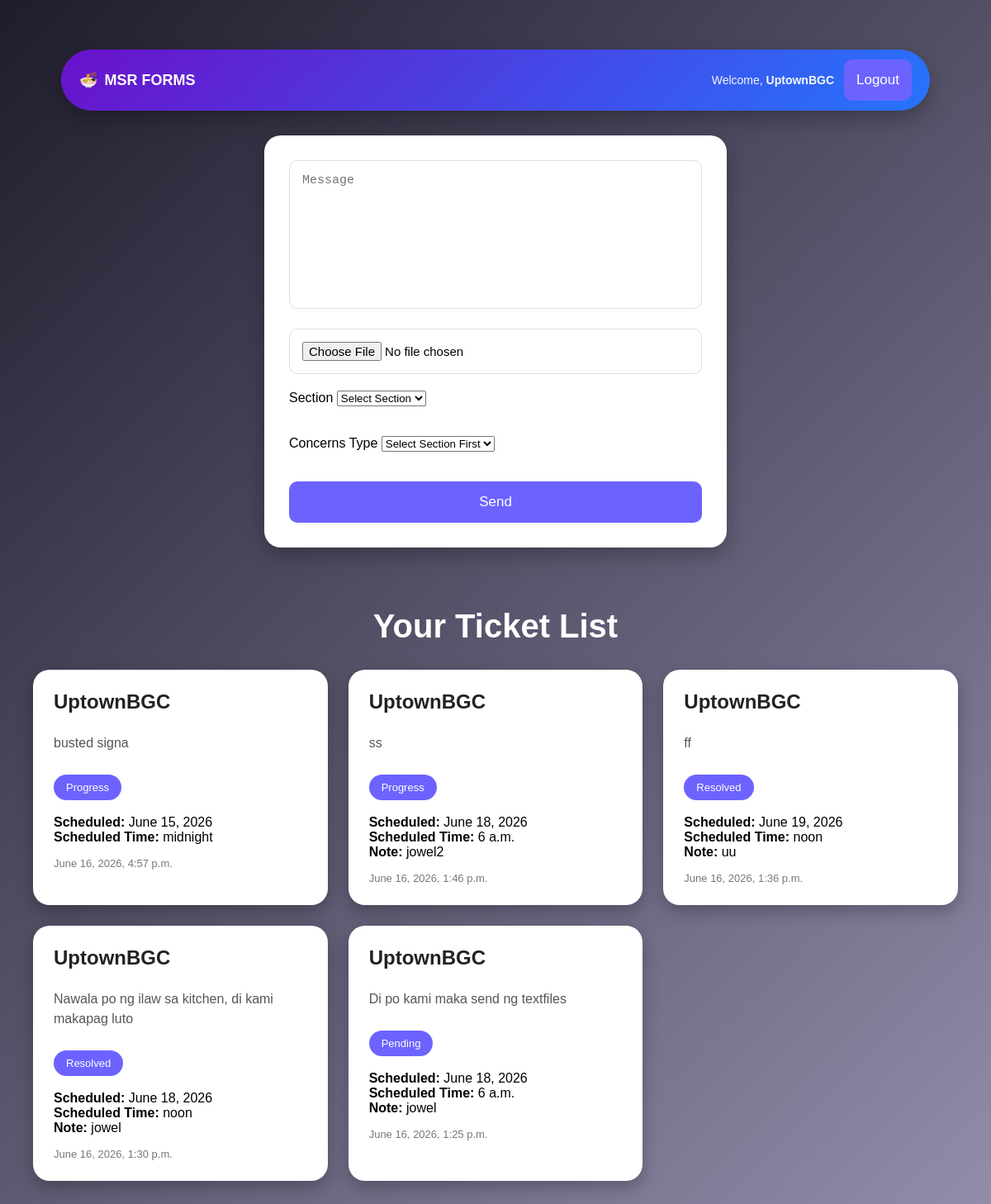
Page / (signed in) on the committed database.
### tickets/models.py (models this page shows, shortened)
class Ticket(models.Model):
    status_choices = [
    ('pending', 'Pending'),
    ('progress', 'In Progress'),
    ('resolved', 'Resolved'),
    ]
    PRIORITY_CHOICES = [
    ('Low', 'Low'),
    ('Medium', 'Medium'),
    ('High', 'High'),
    ]
    user = models.ForeignKey(User, on_delete=models.CASCADE)
    email = models.EmailField()
    title = models.CharField(max_length=100)
    message = models.TextField()
    status = models.CharField(max_length=20,choices=status_choices, default='pending')
    attachment = models.FileField(upload_to='tickets/', null=True, blank=True)
    created_at = models.DateTimeField(auto_now_add=True)
    section = models.ForeignKey(Section, on_delete=models.CASCADE, related_name="tickets", null=True, blank=True)
    priority = models.CharField(max_length=20, choices=PRIORITY_CHOICES, default='Medium')
    concern_type = models.ForeignKey(ConcernType, on_delete=models.SET_NULL, null=True, blank=True)
    scheduled_date = models.DateField(null=True, blank=True)
    scheduled_time = models.TimeField(null=True, blank=True)
    admin_note = models.TextField(blank=True, null=True)
    outlet = models.CharField(max_length=50)

### tickets/views.py (the view, shortened to what this page needs)
# urls.py: path("", views.home, name="home"),
@login_required(login_url='login')
def home(request):
    tickets = Ticket.objects.filter(
        user=request.user
    ).order_by('-created_at')
    sections = Section.objects.all()
    concerns = ConcernType.objects.all()
    return render(request, 'home.html', {
        'tickets': tickets,
        'sections': sections,
        'concerns': concerns
    })

### tickets/templates/home.html (shortened to what this page needs)
{% load static %}
<!DOCTYPE html>
<html>
<head>
    <link rel="stylesheet" href="{% static 'css/style.css' %}">
</head>
<body>
<div class="topbar">
    <div class="logo">
        🍜 <span>MSR FORMS</span>
    </div>
    <div class="user-area">
        <span class="welcome">
            Welcome, <strong>{{ request.user.username }}</strong>
        </span>
        <form action="{% url 'logout' %}" method="POST" class="logout-form">
            <button type="submit" class="logout-btn">
                Logout
            </button>
        </form>
    </div>
</div>
<div class="container1">
    <div class="form-box">
        <form method="POST" enctype="multipart/form-data">
            <textarea
                name="message"
                placeholder="Message"
            ></textarea>
            <input
                type="file"
                name="attachment"
            >
            <div>
                <label>Section</label>
            <select name="section"
                    class="border p-2 rounded w-full"
                    hx-get="/get-concerns/"
                    hx-trigger="change"
                    hx-target="#concern_type"
                    hx-swap="innerHTML"
                    hx-include="[name='section']">
            <option value="">Select Section</option>
            </select>
            </div>
            <br></br>
            <div>
            <label>Concerns Type</label>
            <select id="concern_type"
                    name="concern_type"
                    class="border p-2 rounded w-full">
            <option value="">
            Select Section First
            </option>
            </select>
            </div>
            <br></br>
            <button type="submit">
                Send
            </button>
        </form>
        </div>
    <div class="ticket-wrapper">
        <h2 class="ticket-title">
            Your Ticket List
        </h2>
        <div class="ticket-list">
            {% for ticket in tickets %}
            <div class="ticket-card" data-ticket-id="{{ticket.id}}">
                <h3>{{ ticket.outlet }}</h3>
                <p>{{ ticket.message }}</p>
                <span class="status">
                    {{ ticket.status }}
                </span><br></br>
                {% if ticket.scheduled_date %}
                <div class="schedule">
                <strong>Scheduled:</strong>
                {{ ticket.scheduled_date }}<br>
                <strong>Scheduled Time:</strong>
                {{ ticket.scheduled_time }}
                </div>
                {% endif %}
                {% if ticket.admin_note %}
                <div class="admin-note">
                <strong>Note:</strong>
                {{ ticket.admin_note }}
                </div>
                {% endif %}
                <div class="ticket-date">
                    {{ ticket.created_at }}
                </div>
            </div>
            {% endfor %}
        </div>
    </div>
</div>
</body>
</html>

### tickets/static/css/style.css (style rules this page uses)
body { font-family:Arial, sans-serif; background:linear-gradient(135deg,#1f1c2c,#928dab); margin:0; padding:40px; min-height:100vh; }
.container1 { display:flex; flex-direction:column; align-items:center; gap:40px; }
.form-box { background:white; width:100%; max-width:500px; padding:30px; border-radius:20px; box-shadow:0 10px 25px rgba(0,0,0,0.25); }
input[type="text"], textarea, input[type="file"] { width:100%; padding:15px; margin-bottom:20px; border:1px solid #ddd; border-radius:10px; box-sizing:border-box; font-size:15px; outline:none; transition:0.3s; }
textarea { height:180px; resize:none; }
button { padding:15px; border:none; border-radius:10px; background:#6c63ff; color:white; font-size:17px; cursor:pointer; transition:0.3s; }
.form-box button { width: 100%; }
.ticket-wrapper { width:100%; max-width:1200px; }
.ticket-title { text-align:center; color:white; font-size:40px; margin-bottom:30px; }
.ticket-list { display:grid; grid-template-columns:repeat(auto-fit,minmax(280px,1fr)); gap:25px; }
.ticket-card { background:white; padding:25px; border-radius:20px; box-shadow:0 8px 20px rgba(0,0,0,0.25); transition:0.3s; }
.ticket-card h3 { margin-top:0; color:#222; font-size:24px; }
.ticket-card p { color:#555; line-height:1.5; }
.status { display:inline-block; margin-top:10px; padding:8px 15px; border-radius:30px; background:#6c63ff; color:white; font-size:13px; text-transform:capitalize; }
.ticket-date { margin-top:15px; color:#777; font-size:13px; }
.topbar { display: flex; justify-content: space-between; align-items: center; padding: 14px 24px; background: linear-gradient(135deg, #1e3c72, #2a5298); color: white; box-shadow: 0 4px 12px rgba(0,0,0,0.15); position: sticky; top: 0; z-index: 1000; }
.logo { font-size: 18px; font-weight: bold; display: flex; align-items: center; gap: 8px; }
.user-area { display: flex; align-items: center; gap: 12px; }
.welcome { font-size: 14px; opacity: 0.95; }
.logout-btn { width: auto !important; display: inline-flex; align-items: center; justify-content: center; white-space: nowrap; }
.logout-form { margin: 0; }
.topbar { display: flex; justify-content: space-between; align-items: center; padding: 12px 22px; background: linear-gradient(135deg, #6a11cb, #2575fc); color: white; box-shadow: 0 10px 25px rgba(0,0,0,0.25); width: 90%; max-width: 1100px; margin: 20px auto; border-radius: 50px; position: sticky; top: 15px; z-index: 1000; }
.container1 { padding-top: 10px; }

### rows in the picture
Ticket: outlet "UptownBGC", message "busted signa", status "Progress", scheduled_date "June 15, 2026", scheduled_time "midnight", created_at "June 16, 2026, 4:57 p.m."
Ticket: outlet "UptownBGC", message "ss", status "Progress", scheduled_date "June 18, 2026", scheduled_time "6 a.m.", admin_note "jowel2", created_at "June 16, 2026, 1:46 p.m."
Ticket: outlet "UptownBGC", message "ff", status "Resolved", scheduled_date "June 19, 2026", scheduled_time "noon", admin_note "uu", created_at "June 16, 2026, 1:36 p.m."
Ticket: outlet "UptownBGC", message "Nawala po ng ilaw sa kitchen, di kami makapag luto", status "Resolved", scheduled_date "June 18, 2026", scheduled_time "noon", admin_note "jowel", created_at "June 16, 2026, 1:30 p.m."
Ticket: outlet "UptownBGC", message "Di po kami maka send ng textfiles", status "Pending", scheduled_date "June 18, 2026", scheduled_time "6 a.m.", admin_note "jowel", created_at "June 16, 2026, 1:25 p.m."

### other values in the picture
{{ request.user.username }} "UptownBGC"
